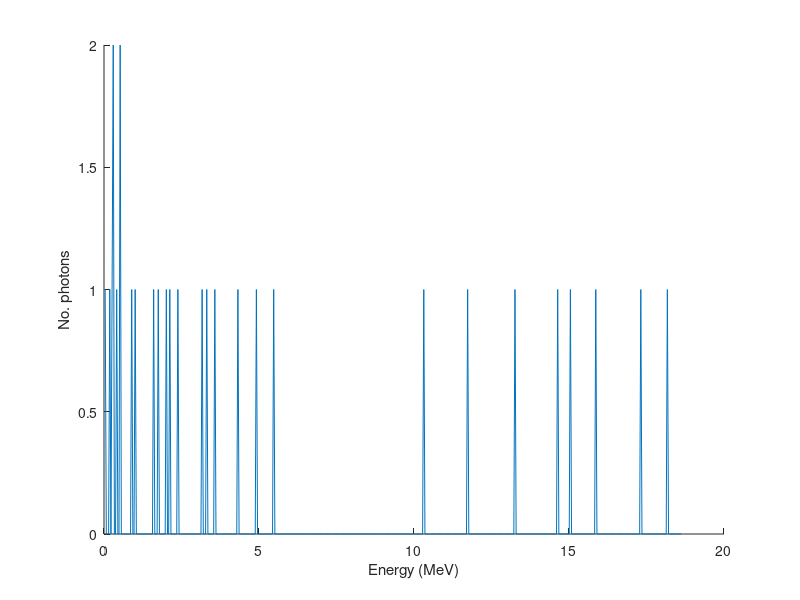
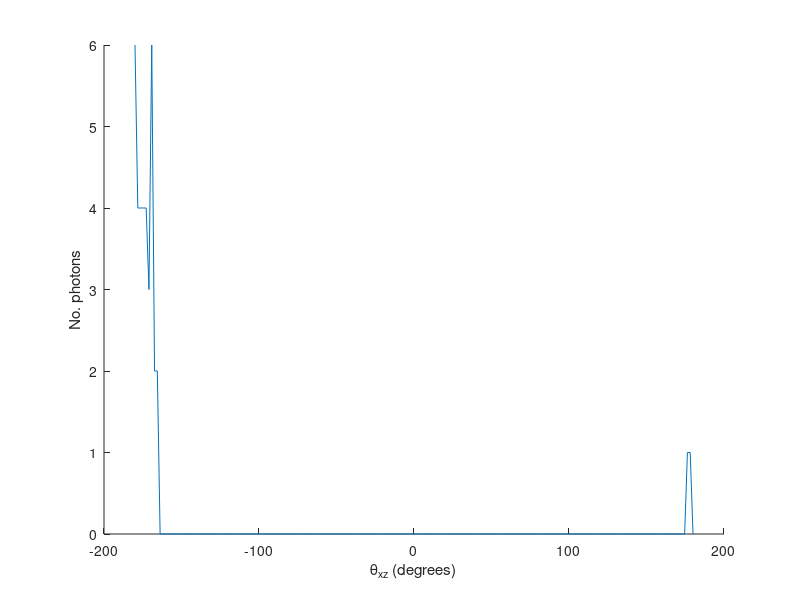
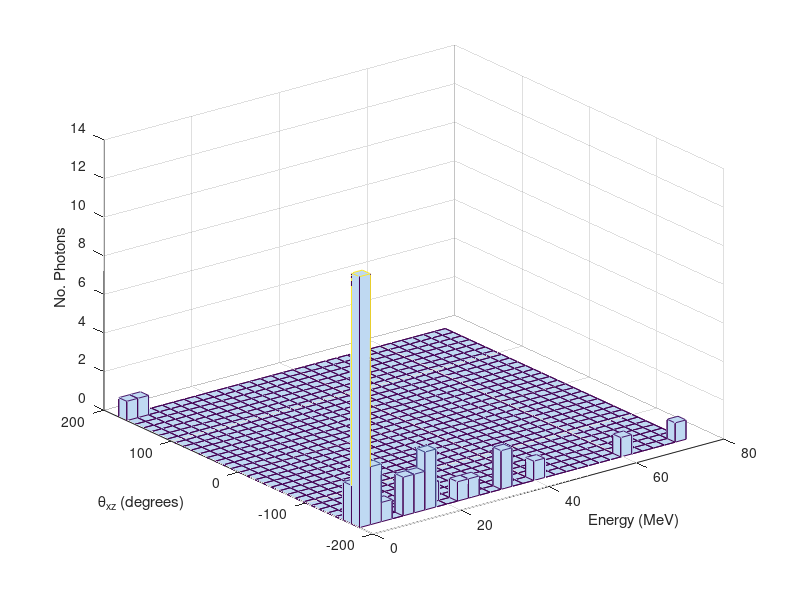

Recreate these plots in MATLAB, in order.
%------------------------------------------------------------------
% This script load the photon data from the file photon.dat created
% during QED runs.  It then plots histograms of the photon spectra
%------------------------------------------------------------------

clear

disp('------------------------------------------')
disp('Process QED photon data from multiple runs')
disp('------------------------------------------')

% load photon data file
photon_file=fopen('photon.dat','r');

% read in contents
photon_data = textscan(photon_file, '%f %f %f %f %f %f %f %f %f','headerLines',1);

% assign data from file to vectors 
photon_no_vec=photon_data{1};
run_no_vec=photon_data{2};
t_vec=photon_data{3};
angle_xz_vec=photon_data{4};
angle_yx_vec=photon_data{5};
chi_e_vec=photon_data{6}; 
chi_gamma=photon_data{7}; 
photon_energy_vec=photon_data{8}*1e-6; %(in Mev)
recoil_ratio_vec=photon_data{9};


% determine total no of photons from all the runs
total_no_photons=max(photon_no_vec);
% calculate some stats
no_runs=max(run_no_vec);
average_no_emisisons=total_no_photons/no_runs;
max_photon_en=max(photon_energy_vec);
max_time=max(t_vec);
min_time=min(t_vec);
time_axis=[min_time:(max_time-min_time)/200:max_time];
% display the stats
fprintf('No. runs: %i\n',no_runs) 
fprintf('Total no. photons: %i\n',total_no_photons)
fprintf('Av. no. emissions per run: %f\n',average_no_emisisons) 

% calculate the plot axes
energy_axis=[0:max_photon_en/2000:max_photon_en/4];
angle_axis=[-pi:pi/100:pi];

% Plot the energy spectrum
figure
hold on
htotal_en=histc(photon_energy_vec,energy_axis);
plot(energy_axis,htotal_en)
xlabel('Energy (MeV)')
ylabel('No. photons')

% plot the angular spectrum
figure
hold on
htotal_an=histc(angle_xz_vec,angle_axis);
plot(angle_axis*180/pi,htotal_an)
xlabel('\theta_{xz} (degrees)')
ylabel('No. photons')

% Plot the spectrum in 3D
spectra3D=[photon_energy_vec,angle_xz_vec*180/pi];

figure
hist3(spectra3D,[30 30])
xlabel('Energy (MeV)')
ylabel('\theta_{xz} (degrees)')
zlabel('No. Photons')













    

































